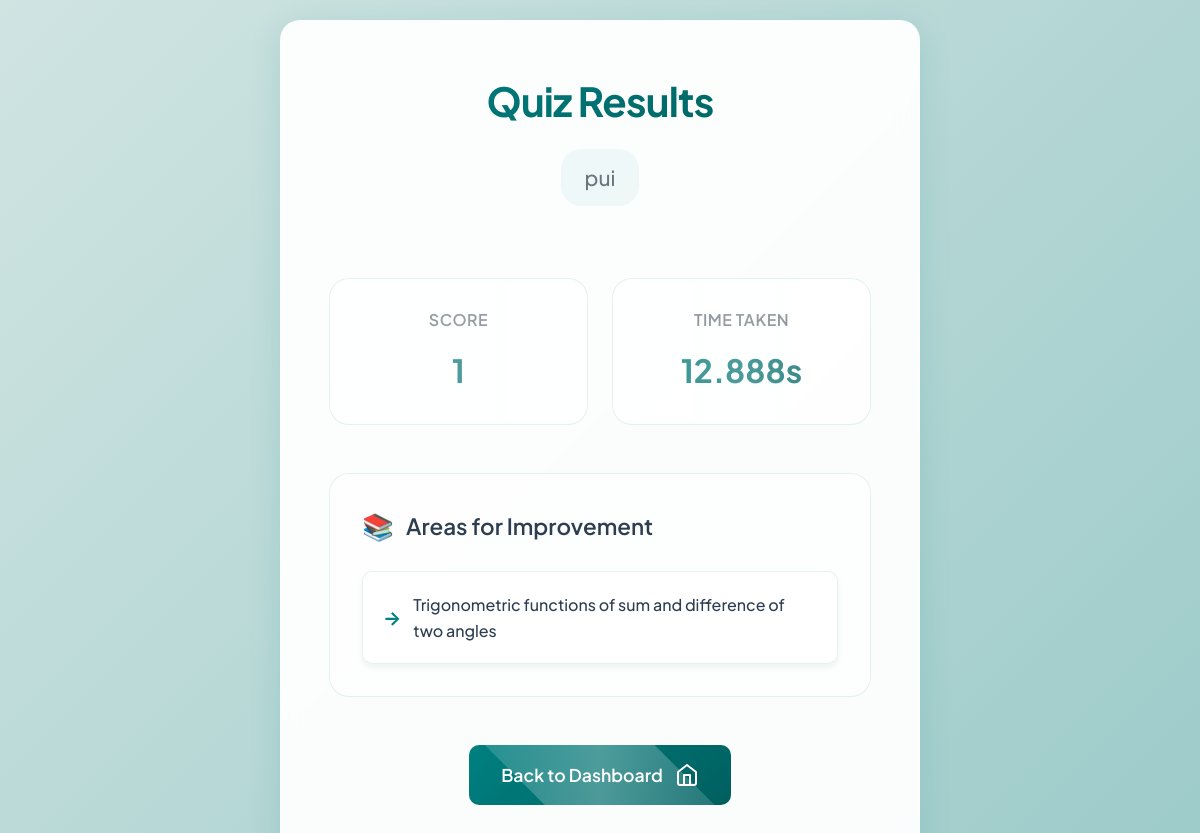
The app's page /result/1/ (signed in) with its own data.
### myapp/models.py (models this page shows, shortened)
class QuizResult(models.Model):
    user = models.ForeignKey(User, on_delete=models.CASCADE)
    sub_topic = models.ForeignKey(SubTopic, on_delete=models.CASCADE)
    score = models.IntegerField()
    time_taken = models.FloatField()
    date_taken = models.DateTimeField(auto_now_add=True)
    weak_topics = models.ManyToManyField(SubTopic, related_name='weak_topics')

class SubTopic(models.Model):
    topic = models.ForeignKey(Topic, related_name='subtopics', on_delete=models.CASCADE)
    name = models.CharField(max_length=255)

### myapp/views.py (the view)
# urls.py: path('result/<int:result_id>/', views.result, name='result'),
@login_required
@login_required
def result(request, result_id):
    result = get_object_or_404(QuizResult, pk=result_id)
    weak_topics = result.weak_topics.all()
    username = request.user.username
    context = {
        'result': result,
        'weak_topics': weak_topics,
        'username': username,
    }
    return render(request, 'myapp/result.html', context)

### myapp/templates/myapp/result.html (shortened to what this page needs)
<!DOCTYPE html>
<html lang="en">
<head>
</head>
<body>
    <div class="card">
        <div class="result-header">
            <h1>Quiz Results</h1>
            <div class="username">{{ username }}</div>
        </div>
        <div class="stats">
            <div class="stat-box">
                <div class="stat-label">Score</div>
                <div class="stat-value">{{ result.score }}</div>
            </div>
            <div class="stat-box">
                <div class="stat-label">Time Taken</div>
                <div class="stat-value">{{ result.time_taken }}s</div>
            </div>
        </div>
        <div class="weak-topics">
            <h2>Areas for Improvement</h2>
            <ul class="topic-list">
                {% for topic in weak_topics %}
                <li>{{ topic.name }}</li>
                {% endfor %}
            </ul>
        </div>
        <div class="buttons">
            <a href="{% url 'dashboard' %}" class="button">
                Back to Dashboard
                <svg viewBox="0 0 24 24" width="24" height="24" fill="none" stroke="currentColor" stroke-width="2" stroke-linecap="round" stroke-linejoin="round">
                    <path d="M3 9l9-7 9 7v11a2 2 0 0 1-2 2H5a2 2 0 0 1-2-2z"></path>
                    <polyline points="9 22 9 12 15 12 15 22"></polyline>
                </svg>
            </a>
        </div>
    </div>
</body>
</html>

### myapp/templates/myapp/result.html (style rules this page uses)
:root { --primary-color: #008080; --secondary-color: #005f5f; --background-gradient: linear-gradient(135deg, #d0e4e2, #008080); --white: #ffffff; --text-color: #2c3e50; --text-muted: #6c757d; --box-shadow: 0 8px 32px rgba(0, 128, 128, 0.15); --radius: 20px; --font-family-primary: 'Plus Jakarta Sans', -apple-system, BlinkMacSystemFont, 'Segoe UI', Roboto, sans-serif; --transition-speed: 0.4s; }
* { margin: 0; padding: 0; box-sizing: border-box; }
body { font-family: var(--font-family-primary); background: var(--background-gradient); min-height: 100vh; display: flex; align-items: center; justify-content: center; color: var(--text-color); padding: 20px; line-height: 1.6; background-size: 400% 400%; animation: gradient 15s ease infinite; }
.card { background: rgba(255, 255, 255, 0.95); border-radius: var(--radius); box-shadow: 0 8px 32px rgba(0, 128, 128, 0.15); padding: 3rem; width: 100%; max-width: 640px; position: relative; overflow: hidden; backdrop-filter: blur(10px); border: 1px solid rgba(255, 255, 255, 0.18); transition: transform 0.3s ease, box-shadow 0.3s ease; animation: appearUp 0.8s ease-out forwards; }
.result-header { text-align: center; margin-bottom: 3rem; position: relative; }
.result-header h1 { font-size: 2.5rem; font-weight: 700; margin-bottom: 1rem; background: linear-gradient(135deg, var(--primary-color), var(--secondary-color)); -webkit-background-clip: text; -webkit-text-fill-color: transparent; letter-spacing: -0.02em; }
.username { font-size: 1.3rem; color: var(--text-muted); margin-bottom: 1.5rem; padding: 0.75rem 1.5rem; background: rgba(0, 128, 128, 0.05); border-radius: var(--radius); display: inline-block; font-weight: 500; transition: all var(--transition-speed); }
.stats { display: grid; grid-template-columns: repeat(2, 1fr); gap: 1.5rem; margin-bottom: 3rem; }
.stat-box { background: rgba(255, 255, 255, 0.5); padding: 1.75rem; border-radius: var(--radius); text-align: center; transition: all var(--transition-speed); border: 1px solid rgba(0, 128, 128, 0.1); position: relative; overflow: hidden; }
.stat-box::after { content: ''; position: absolute; top: -50%; left: -50%; width: 200%; height: 200%; background: linear-gradient( 45deg, transparent, rgba(255, 255, 255, 0.3), transparent ); transform: rotate(45deg); animation: shine 3s infinite; }
.stat-label { font-size: 1rem; color: var(--text-muted); margin-bottom: 0.75rem; text-transform: uppercase; letter-spacing: 0.5px; font-weight: 600; }
.stat-value { font-size: 2rem; font-weight: 700; background: linear-gradient(135deg, var(--primary-color), var(--secondary-color)); -webkit-background-clip: text; -webkit-text-fill-color: transparent; }
.weak-topics { margin-bottom: 3rem; background: rgba(255, 255, 255, 0.5); padding: 2rem; border-radius: var(--radius); border: 1px solid rgba(0, 128, 128, 0.1); transition: all var(--transition-speed); }
.weak-topics h2 { font-size: 1.4rem; margin-bottom: 1.5rem; color: var(--text-color); display: flex; align-items: center; gap: 0.75rem; font-weight: 600; }
.weak-topics h2::before { content: '📚'; font-size: 1.6rem; }
.topic-list { list-style: none; display: grid; gap: 1rem; }
.topic-list li { padding: 1.25rem; background: var(--white); border-radius: calc(var(--radius) / 2); transition: all var(--transition-speed); display: flex; align-items: center; gap: 0.75rem; box-shadow: 0 4px 6px rgba(0, 0, 0, 0.05); font-weight: 500; border: 1px solid rgba(0, 128, 128, 0.1); }
.topic-list li::before { content: '→'; color: var(--primary-color); font-weight: bold; font-size: 1.2rem; }
.buttons { display: flex; gap: 1.5rem; justify-content: center; }
.button { display: inline-flex; align-items: center; gap: 0.75rem; background: linear-gradient(135deg, var(--primary-color), var(--secondary-color)); color: var(--white); padding: 1rem 2rem; border-radius: calc(var(--radius) / 2); text-decoration: none; transition: all var(--transition-speed); font-weight: 600; font-size: 1.1rem; position: relative; overflow: hidden; }
.button::after { content: ''; position: absolute; top: -50%; left: -50%; width: 200%; height: 200%; background: linear-gradient( 45deg, transparent, rgba(255, 255, 255, 0.3), transparent ); transform: rotate(45deg); animation: shine 3s infinite; }

### records on screen
QuizResult: score "1", time_taken "12.888"
SubTopic: name "Trigonometric functions of sum and difference of two angles"

### other values on screen
{{ username }} "pui"
